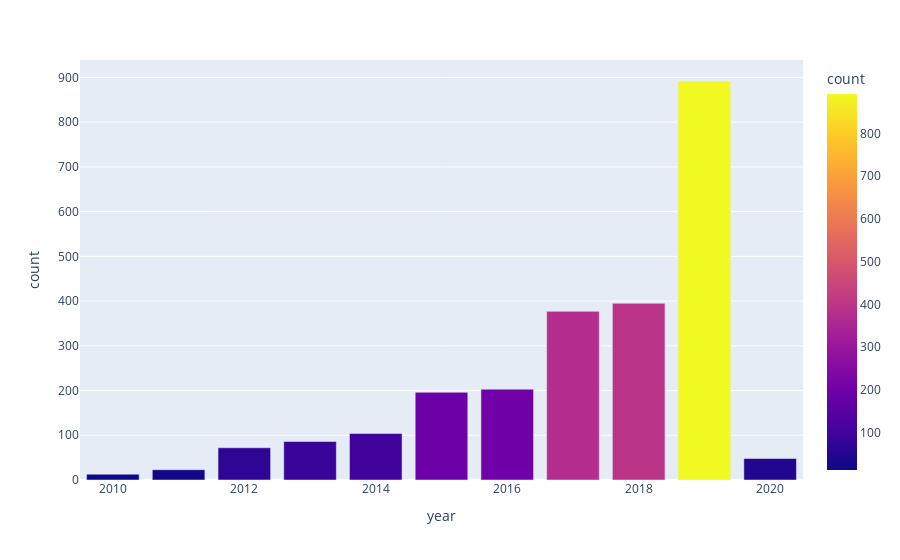

Here is the notebook cell this chart was saved with:
### Markdown cell above
#### Cars by Model Year

### Code cell
cars_by_model_year = df.groupby('year')['model'].count().reset_index().sort_values('model',ascending = False)
cars_by_model_year = cars_by_model_year[cars_by_model_year['year'] >= 2010]
cars_by_model_year = cars_by_model_year.rename(columns = {'model':'count'})
fig = px.bar(cars_by_model_year, x='year', y='count', color='count')
fig.show()

### Figure 1 — Plotly figure (JSON) as saved in the notebook; plotly's stock layout.template omitted (floating-point values rounded to 4 significant figures)
{"data": [{"alignmentgroup": "True", "hovertemplate": "year=%{x}<br>count=%{marker.color}<extra></extra>", "legendgroup": "", "marker": {"color": [892, 395, 377, 203, 196, 104, 86, 72, 48, 23, 13], "coloraxis": "coloraxis", "pattern": {"shape": ""}}, "name": "", "offsetgroup": "", "orientation": "v", "showlegend": false, "textposition": "auto", "type": "bar", "x": [2019, 2018, 2017, 2016, 2015, 2014, 2013, 2012, 2020, 2011, 2010], "xaxis": "x", "y": [892, 395, 377, 203, 196, 104, 86, 72, 48, 23, 13], "yaxis": "y"}], "layout": {"barmode": "relative", "coloraxis": {"colorbar": {"title": {"text": "count"}}, "colorscale": [[0, "#0d0887"], [0.1111, "#46039f"], [0.2222, "#7201a8"], [0.3333, "#9c179e"], [0.4444, "#bd3786"], [0.5556, "#d8576b"], [0.6667, "#ed7953"], [0.7778, "#fb9f3a"], [0.8889, "#fdca26"], [1, "#f0f921"]]}, "legend": {"tracegroupgap": 0}, "margin": {"t": 60}, "xaxis": {"anchor": "y", "domain": [0, 1], "title": {"text": "year"}}, "yaxis": {"anchor": "x", "domain": [0, 1], "title": {"text": "count"}}}}
